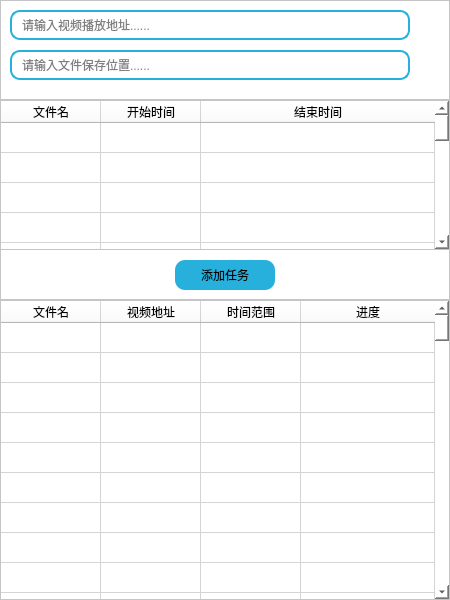
<?xml version="1.0" encoding="UTF-8"?>
<ui version="4.0">
 <class>DownloadWindow</class>
 <widget class="QMainWindow" name="DownloadWindow">
  <property name="geometry">
   <rect>
    <x>0</x>
    <y>0</y>
    <width>450</width>
    <height>600</height>
   </rect>
  </property>
  <property name="windowTitle">
   <string>MainWindow</string>
  </property>
  <widget class="QWidget" name="centralwidget">
   <property name="styleSheet">
    <string notr="true">background-color:rgb(255,255,255);</string>
   </property>
   <layout class="QVBoxLayout" name="verticalLayout">
    <property name="spacing">
     <number>0</number>
    </property>
    <property name="leftMargin">
     <number>0</number>
    </property>
    <property name="topMargin">
     <number>0</number>
    </property>
    <property name="rightMargin">
     <number>0</number>
    </property>
    <property name="bottomMargin">
     <number>0</number>
    </property>
    <item>
     <widget class="QFrame" name="frame">
      <property name="minimumSize">
       <size>
        <width>0</width>
        <height>100</height>
       </size>
      </property>
      <property name="maximumSize">
       <size>
        <width>16777215</width>
        <height>100</height>
       </size>
      </property>
      <property name="frameShape">
       <enum>QFrame::StyledPanel</enum>
      </property>
      <property name="frameShadow">
       <enum>QFrame::Raised</enum>
      </property>
      <property name="lineWidth">
       <number>0</number>
      </property>
      <widget class="QLineEdit" name="lineEdit_1">
       <property name="geometry">
        <rect>
         <x>10</x>
         <y>10</y>
         <width>400</width>
         <height>30</height>
        </rect>
       </property>
       <property name="styleSheet">
        <string notr="true">    QLineEdit {
        border: 2px solid rgb(40, 176, 221);
        border-radius: 10px;
        padding: 2px 8px;
    }</string>
       </property>
       <property name="cursorPosition">
        <number>0</number>
       </property>
       <property name="placeholderText">
        <string>请输入视频播放地址......</string>
       </property>
      </widget>
      <widget class="QLineEdit" name="lineEdit_2">
       <property name="geometry">
        <rect>
         <x>10</x>
         <y>50</y>
         <width>400</width>
         <height>30</height>
        </rect>
       </property>
       <property name="styleSheet">
        <string notr="true">    QLineEdit {
        border: 2px solid rgb(40, 176, 221);
        border-radius: 10px;
        padding: 2px 8px;
    }</string>
       </property>
       <property name="maxLength">
        <number>32767</number>
       </property>
       <property name="placeholderText">
        <string notr="true">请输入文件保存位置......</string>
       </property>
      </widget>
      <widget class="QPushButton" name="pushButton_state">
       <property name="geometry">
        <rect>
         <x>415</x>
         <y>10</y>
         <width>30</width>
         <height>30</height>
        </rect>
       </property>
       <property name="styleSheet">
        <string notr="true">border: none;</string>
       </property>
       <property name="text">
        <string/>
       </property>
       <property name="icon">
        <iconset resource="icons.qrc">
         <normaloff>:/icons/icons/正确.png</normaloff>
         <disabledoff>:/icons/icons/正确.png</disabledoff>:/icons/icons/正确.png</iconset>
       </property>
       <property name="iconSize">
        <size>
         <width>30</width>
         <height>30</height>
        </size>
       </property>
      </widget>
      <widget class="QPushButton" name="pushButton_path">
       <property name="geometry">
        <rect>
         <x>415</x>
         <y>50</y>
         <width>30</width>
         <height>30</height>
        </rect>
       </property>
       <property name="styleSheet">
        <string notr="true">border: none;</string>
       </property>
       <property name="text">
        <string/>
       </property>
       <property name="icon">
        <iconset resource="icons.qrc">
         <normaloff>:/icons/icons/保存.png</normaloff>:/icons/icons/保存.png</iconset>
       </property>
      </widget>
     </widget>
    </item>
    <item>
     <widget class="QFrame" name="frame_2">
      <property name="minimumSize">
       <size>
        <width>0</width>
        <height>200</height>
       </size>
      </property>
      <property name="maximumSize">
       <size>
        <width>16777215</width>
        <height>200</height>
       </size>
      </property>
      <property name="frameShape">
       <enum>QFrame::StyledPanel</enum>
      </property>
      <property name="frameShadow">
       <enum>QFrame::Raised</enum>
      </property>
      <property name="lineWidth">
       <number>0</number>
      </property>
      <widget class="QTableWidget" name="tableWidget_1">
       <property name="geometry">
        <rect>
         <x>0</x>
         <y>0</y>
         <width>450</width>
         <height>150</height>
        </rect>
       </property>
       <property name="sizePolicy">
        <sizepolicy hsizetype="Expanding" vsizetype="Expanding">
         <horstretch>0</horstretch>
         <verstretch>0</verstretch>
        </sizepolicy>
       </property>
       <property name="minimumSize">
        <size>
         <width>0</width>
         <height>150</height>
        </size>
       </property>
       <property name="maximumSize">
        <size>
         <width>16777215</width>
         <height>150</height>
        </size>
       </property>
       <property name="verticalScrollBarPolicy">
        <enum>Qt::ScrollBarAsNeeded</enum>
       </property>
       <property name="horizontalScrollBarPolicy">
        <enum>Qt::ScrollBarAlwaysOff</enum>
       </property>
       <property name="editTriggers">
        <set>QAbstractItemView::AnyKeyPressed|QAbstractItemView::DoubleClicked|QAbstractItemView::EditKeyPressed</set>
       </property>
       <property name="rowCount">
        <number>100</number>
       </property>
       <property name="columnCount">
        <number>3</number>
       </property>
       <attribute name="horizontalHeaderCascadingSectionResizes">
        <bool>false</bool>
       </attribute>
       <attribute name="horizontalHeaderHighlightSections">
        <bool>false</bool>
       </attribute>
       <attribute name="horizontalHeaderShowSortIndicator" stdset="0">
        <bool>false</bool>
       </attribute>
       <attribute name="horizontalHeaderStretchLastSection">
        <bool>true</bool>
       </attribute>
       <attribute name="verticalHeaderVisible">
        <bool>false</bool>
       </attribute>
       <attribute name="verticalHeaderCascadingSectionResizes">
        <bool>false</bool>
       </attribute>
       <attribute name="verticalHeaderHighlightSections">
        <bool>false</bool>
       </attribute>
       <row/>
       <row/>
       <row/>
       <row/>
       <row/>
       <row/>
       <row/>
       <row/>
       <row/>
       <row/>
       <row/>
       <row/>
       <row/>
       <row/>
       <row/>
       <row/>
       <row/>
       <row/>
       <row/>
       <row/>
       <row/>
       <row/>
       <row/>
       <row/>
       <row/>
       <row/>
       <row/>
       <row/>
       <row/>
       <row/>
       <row/>
       <row/>
       <row/>
       <row/>
       <row/>
       <row/>
       <row/>
       <row/>
       <row/>
       <row/>
       <row/>
       <row/>
       <row/>
       <row/>
       <row/>
       <row/>
       <row/>
       <row/>
       <row/>
       <row/>
       <row/>
       <row/>
       <row/>
       <row/>
       <row/>
       <row/>
       <row/>
       <row/>
       <row/>
       <row/>
       <row/>
       <row/>
       <row/>
       <row/>
       <row/>
       <row/>
       <row/>
       <row/>
       <row/>
       <row/>
       <row/>
       <row/>
       <row/>
       <row/>
       <row/>
       <row/>
       <row/>
       <row/>
       <row/>
       <row/>
       <row/>
       <row/>
       <row/>
       <row/>
       <row/>
       <row/>
       <row/>
       <row/>
       <row/>
       <row/>
       <row/>
       <row/>
       <row/>
       <row/>
       <row/>
       <row/>
       <row/>
       <row/>
       <row/>
       <row/>
       <column>
        <property name="text">
         <string>文件名</string>
        </property>
       </column>
       <column>
        <property name="text">
         <string>开始时间</string>
        </property>
       </column>
       <column>
        <property name="text">
         <string>结束时间</string>
        </property>
       </column>
      </widget>
      <widget class="QPushButton" name="pushButton_add">
       <property name="geometry">
        <rect>
         <x>175</x>
         <y>160</y>
         <width>100</width>
         <height>30</height>
        </rect>
       </property>
       <property name="styleSheet">
        <string notr="true">background-color:rgb(40, 176, 221);
border-radius: 10px;</string>
       </property>
       <property name="text">
        <string>添加任务</string>
       </property>
      </widget>
     </widget>
    </item>
    <item>
     <widget class="QFrame" name="frame_3">
      <property name="sizePolicy">
       <sizepolicy hsizetype="Preferred" vsizetype="Preferred">
        <horstretch>0</horstretch>
        <verstretch>0</verstretch>
       </sizepolicy>
      </property>
      <property name="minimumSize">
       <size>
        <width>0</width>
        <height>300</height>
       </size>
      </property>
      <property name="maximumSize">
       <size>
        <width>16777215</width>
        <height>300</height>
       </size>
      </property>
      <property name="frameShape">
       <enum>QFrame::StyledPanel</enum>
      </property>
      <property name="frameShadow">
       <enum>QFrame::Raised</enum>
      </property>
      <property name="lineWidth">
       <number>0</number>
      </property>
      <widget class="QTableWidget" name="tableWidget_2">
       <property name="geometry">
        <rect>
         <x>0</x>
         <y>0</y>
         <width>450</width>
         <height>300</height>
        </rect>
       </property>
       <property name="sizePolicy">
        <sizepolicy hsizetype="Expanding" vsizetype="Expanding">
         <horstretch>0</horstretch>
         <verstretch>0</verstretch>
        </sizepolicy>
       </property>
       <property name="minimumSize">
        <size>
         <width>0</width>
         <height>300</height>
        </size>
       </property>
       <property name="maximumSize">
        <size>
         <width>16777215</width>
         <height>300</height>
        </size>
       </property>
       <property name="verticalScrollBarPolicy">
        <enum>Qt::ScrollBarAsNeeded</enum>
       </property>
       <property name="horizontalScrollBarPolicy">
        <enum>Qt::ScrollBarAlwaysOff</enum>
       </property>
       <property name="editTriggers">
        <set>QAbstractItemView::NoEditTriggers</set>
       </property>
       <property name="rowCount">
        <number>100</number>
       </property>
       <property name="columnCount">
        <number>4</number>
       </property>
       <attribute name="horizontalHeaderVisible">
        <bool>true</bool>
       </attribute>
       <attribute name="horizontalHeaderCascadingSectionResizes">
        <bool>false</bool>
       </attribute>
       <attribute name="horizontalHeaderDefaultSectionSize">
        <number>100</number>
       </attribute>
       <attribute name="horizontalHeaderHighlightSections">
        <bool>false</bool>
       </attribute>
       <attribute name="horizontalHeaderStretchLastSection">
        <bool>true</bool>
       </attribute>
       <attribute name="verticalHeaderVisible">
        <bool>false</bool>
       </attribute>
       <attribute name="verticalHeaderHighlightSections">
        <bool>false</bool>
       </attribute>
       <row/>
       <row/>
       <row/>
       <row/>
       <row/>
       <row/>
       <row/>
       <row/>
       <row/>
       <row/>
       <row/>
       <row/>
       <row/>
       <row/>
       <row/>
       <row/>
       <row/>
       <row/>
       <row/>
       <row/>
       <row/>
       <row/>
       <row/>
       <row/>
       <row/>
       <row/>
       <row/>
       <row/>
       <row/>
       <row/>
       <row/>
       <row/>
       <row/>
       <row/>
       <row/>
       <row/>
       <row/>
       <row/>
       <row/>
       <row/>
       <row/>
       <row/>
       <row/>
       <row/>
       <row/>
       <row/>
       <row/>
       <row/>
       <row/>
       <row/>
       <row/>
       <row/>
       <row/>
       <row/>
       <row/>
       <row/>
       <row/>
       <row/>
       <row/>
       <row/>
       <row/>
       <row/>
       <row/>
       <row/>
       <row/>
       <row/>
       <row/>
       <row/>
       <row/>
       <row/>
       <row/>
       <row/>
       <row/>
       <row/>
       <row/>
       <row/>
       <row/>
       <row/>
       <row/>
       <row/>
       <row/>
       <row/>
       <row/>
       <row/>
       <row/>
       <row/>
       <row/>
       <row/>
       <row/>
       <row/>
       <row/>
       <row/>
       <row/>
       <row/>
       <row/>
       <row/>
       <row/>
       <row/>
       <row/>
       <row/>
       <column>
        <property name="text">
         <string>文件名</string>
        </property>
       </column>
       <column>
        <property name="text">
         <string>视频地址</string>
        </property>
       </column>
       <column>
        <property name="text">
         <string>时间范围</string>
        </property>
       </column>
       <column>
        <property name="text">
         <string>进度</string>
        </property>
       </column>
       <item row="0" column="0">
        <property name="text">
         <string/>
        </property>
       </item>
      </widget>
     </widget>
    </item>
   </layout>
  </widget>
 </widget>
 <resources>
  <include location="icons.qrc"/>
 </resources>
 <connections/>
</ui>
